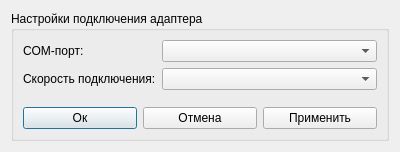
<?xml version="1.0" encoding="UTF-8"?>
<ui version="4.0">
 <class>ConnectionSettingsWindow</class>
 <widget class="QDialog" name="ConnectionSettingsWindow">
  <property name="windowModality">
   <enum>Qt::WindowModal</enum>
  </property>
  <property name="geometry">
   <rect>
    <x>0</x>
    <y>0</y>
    <width>400</width>
    <height>152</height>
   </rect>
  </property>
  <property name="windowTitle">
   <string>Подключение адаптера</string>
  </property>
  <layout class="QVBoxLayout" name="verticalLayout_2">
   <item>
    <widget class="QGroupBox" name="groupBox">
     <property name="title">
      <string>Настройки подключения адаптера</string>
     </property>
     <layout class="QVBoxLayout" name="verticalLayout">
      <item>
       <layout class="QFormLayout" name="formLayout">
        <item row="0" column="0">
         <widget class="QLabel" name="label">
          <property name="text">
           <string>COM-порт:</string>
          </property>
         </widget>
        </item>
        <item row="0" column="1">
         <widget class="QComboBox" name="COMPortComboBox"/>
        </item>
        <item row="1" column="0">
         <widget class="QLabel" name="label_2">
          <property name="text">
           <string>Скорость подключения:</string>
          </property>
         </widget>
        </item>
        <item row="1" column="1">
         <widget class="QComboBox" name="baudrateComboBox"/>
        </item>
       </layout>
      </item>
      <item>
       <layout class="QHBoxLayout" name="horizontalLayout">
        <item>
         <widget class="QPushButton" name="okBtn">
          <property name="text">
           <string>Ок</string>
          </property>
         </widget>
        </item>
        <item>
         <widget class="QPushButton" name="cancelBtn">
          <property name="text">
           <string>Отмена</string>
          </property>
         </widget>
        </item>
        <item>
         <widget class="QPushButton" name="applyBtn">
          <property name="text">
           <string>Применить</string>
          </property>
         </widget>
        </item>
       </layout>
      </item>
     </layout>
    </widget>
   </item>
  </layout>
 </widget>
 <resources/>
 <connections/>
</ui>
